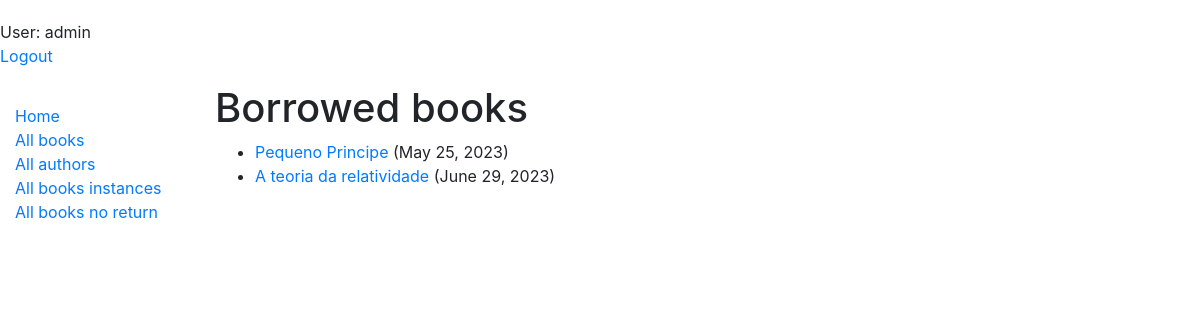
Page /catalog/allbooksreserved/ (signed in) on the committed database.
### catalog/models.py (models this page shows, shortened)
class BookUnstance(models.Model):
    id = models.UUIDField(primary_key=True, default=uuid.uuid4, help_text='id unico para um livro particular')
    book = models.ForeignKey('Book', on_delete=models.SET_NULL, null=True)
    imprint = models.CharField(max_length=200)
    due_back = models.DateField(null=True, blank=True)
    borrower = models.ForeignKey(User, on_delete=models.SET_NULL, null=True, blank=True)
    LOAN_STATUS = (
        ('m', 'Maintenance'),
        ('o', 'On loan'),
        ('a', 'Available'),
        ('r', 'Reserved'),
    )
    status = models.CharField(max_length=1, choices=LOAN_STATUS, blank=True, default='m', help_text='Book availability')
    class Meta:
        ordering = ['due_back']
        permissions = (("can_mark_returned", "set book as returned"),)

class Book (models.Model):
    title = models.CharField(max_length=200)
    author = models.ForeignKey('Author', on_delete=models.SET_NULL, null=True)
    summary = models.TextField(max_length=1000, help_text='entre com uma descrição do livro')
    isbn = models.CharField('ISBN', max_length=13, help_text='13 Character <a href="https://www.isbn-international.org/content/what-isbn">ISBN number</a>')
    genre = models.ManyToManyField(Genre, help_text='selecione o genero do livro')
    language = models.ForeignKey('Language',on_delete=models.SET_NULL, null=True)

### catalog/views.py (the view)
# urls.py: path("allbooksreserved/", views.ListBookNoReturn.as_view(), name="booksnoreturn"),
class ListBookNoReturn(PermissionRequiredMixin,LoginRequiredMixin,generic.ListView):
  permission_required = "can_mark_returned"
  model = BookUnstance
  template_name = "catalog/booksnoreturn.html"
  paginate_by = 10
  def get_queryset(self):
      return (
        BookUnstance.objects.filter(status__exact='r')
      )

### templates/catalog/booksnoreturn.html
{% extends "../base.html" %}
{% block content %}
    <h1>Borrowed books</h1>
    {% if bookunstance_list %}
    <ul>
      {% for bookinst in bookunstance_list %}
      <li>
        <a href="{% url 'catalog:book_detail' bookinst.book.pk %}">{{ bookinst.book.title }}</a> ({{ bookinst.due_back }})
      </li>
      {% endfor %}
    </ul>
    {% else %}
      <p>There are no books borrowed.</p>
    {% endif %}
{% endblock %}

### templates/base.html (shortened to what this page needs)
<!DOCTYPE html>
<html lang="en">
<head>
  <link rel="stylesheet" href="https://stackpath.bootstrapcdn.com/bootstrap/4.1.3/css/bootstrap.min.css">
  {% load static %}
  <link rel="stylesheet" href="{% static 'css/styles.css' %}">
</head>
<body>
  <ul class="sidebar-nav">
   {% if user.is_authenticated %}
     <li>User: {{ user.get_username }}</li>
     <li><a href="{% url 'logout' %}?next={{ request.path }}">Logout</a></li>
   {% else %}
     <li><a href="{% url 'login' %}?next={{ request.path }}">Login</a></li>
   {% endif %}
  </ul>
  <div class="container-fluid">
    <div class="row">
      <div class="col-sm-2">
      {% block sidebar %}
        <ul class="sidebar-nav">
          <li><a href="{% url 'catalog:index' %}">Home</a></li>
          <li><a href="{% url 'catalog:books' %}">All books</a></li>
          <li><a href="{% url 'catalog:authors' %}">All authors</a></li>
          <li><a href="{% url 'catalog:my-borrowed' %}">All books instances</a></li>
          <li><a href="{% url 'catalog:booksnoreturn' %}">All books no return </a></li>
        </ul>
     {% endblock %}
      </div>
      <div class="col-sm-10 ">{% block content %}{% endblock %}</div>
    </div>
  </div>
</body>
</html>

### catalog/static/css/styles.css (style rules this page uses)
.sidebar-nav { margin-top: 20px; padding: 0; list-style: none; }

### rows in the picture
BookUnstance: book "Pequeno Principe", due_back "May 25, 2023"
BookUnstance: book "A teoria da relatividade", due_back "June 29, 2023"

### other values in the picture
{{ user.get_username }} "admin"
